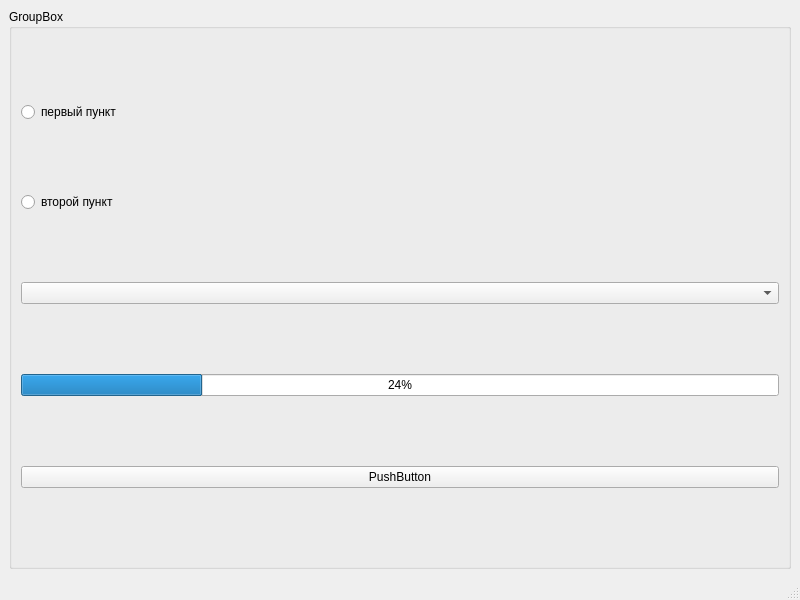
<?xml version="1.0" encoding="UTF-8"?>
<ui version="4.0">
 <class>MainWindow</class>
 <widget class="QMainWindow" name="MainWindow">
  <property name="geometry">
   <rect>
    <x>0</x>
    <y>0</y>
    <width>800</width>
    <height>600</height>
   </rect>
  </property>
  <property name="windowTitle">
   <string>MainWindow</string>
  </property>
  <widget class="QWidget" name="centralwidget">
   <layout class="QHBoxLayout" name="horizontalLayout">
    <item>
     <layout class="QHBoxLayout" name="horizontalLayout_2">
      <item>
       <widget class="QGroupBox" name="groupBox">
        <property name="title">
         <string>GroupBox</string>
        </property>
        <layout class="QVBoxLayout" name="verticalLayout">
         <item>
          <widget class="QRadioButton" name="first_rb">
           <property name="text">
            <string>первый пункт</string>
           </property>
          </widget>
         </item>
         <item>
          <widget class="QRadioButton" name="second_rb">
           <property name="text">
            <string>второй пункт</string>
           </property>
          </widget>
         </item>
         <item>
          <widget class="QComboBox" name="chooseItemBox"/>
         </item>
         <item>
          <widget class="QProgressBar" name="progressBar">
           <property name="value">
            <number>24</number>
           </property>
          </widget>
         </item>
         <item>
          <widget class="QPushButton" name="pushButton">
           <property name="text">
            <string>PushButton</string>
           </property>
          </widget>
         </item>
        </layout>
       </widget>
      </item>
     </layout>
    </item>
   </layout>
  </widget>
  <widget class="QMenuBar" name="menubar">
   <property name="geometry">
    <rect>
     <x>0</x>
     <y>0</y>
     <width>800</width>
     <height>24</height>
    </rect>
   </property>
  </widget>
  <widget class="QStatusBar" name="statusbar"/>
 </widget>
 <resources/>
 <connections/>
</ui>
